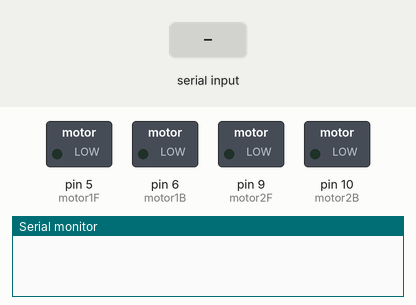
Simulated run of this sketch. Board: Arduino Uno, built with avr-gcc and run on an emulated ATmega328P. On the bench: switched loads named in the sketch (green lamp = pin HIGH), the last lines printed to the serial monitor. Inputs (shaded band) come from the test bench.

Above: at 1.2 s.
1.3 s: "F" received over Serial
At 2.5 s:
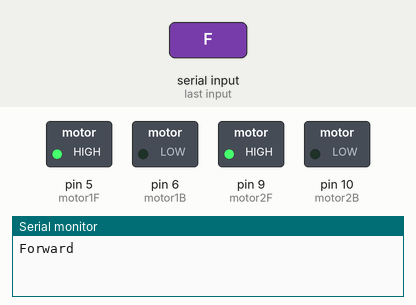
2.9 s: "B" received over Serial
At 3.7 s:
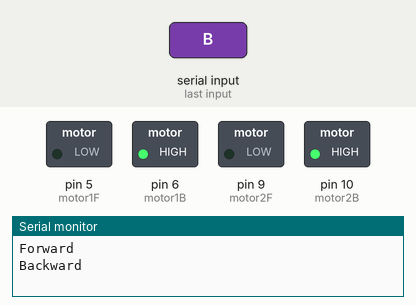
4.5 s: "L" received over Serial
At 4.9 s:
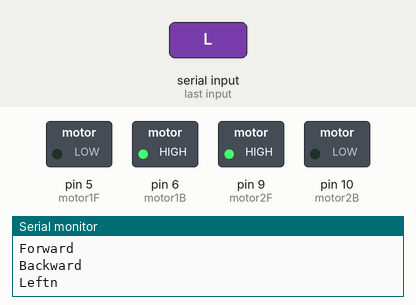
6.0 s: "R" received over Serial
At 7.2 s:
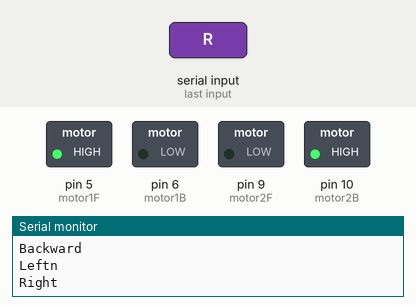
7.5 s: "f" received over Serial
At 8.4 s:
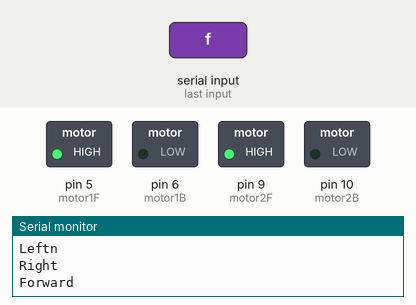
9.0 s: "b" received over Serial
At 9.6 s:
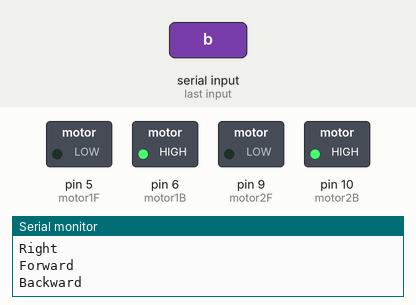
Timing chart, 0 to 11.5 s (numbered marks = the images above; inputs shaded):
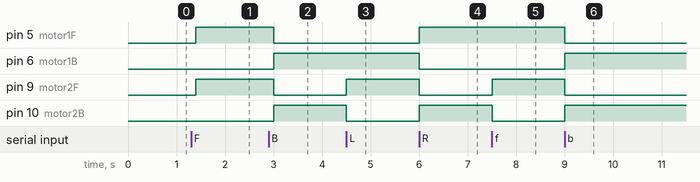

The sketch:

controlPro1st.ino
```cpp
/*Definitions*/
#define motor1F 5
#define motor1B 6
#define motor2F 9
#define motor2B 10
/*End of Definitions*/
/*Functions*/
void Forward(){
 Serial.println("Forward");
digitalWrite(motor1F,HIGH);
digitalWrite(motor1B,LOW);
digitalWrite(motor2F,HIGH);
digitalWrite(motor2B,LOW);
              }

void Backword(){
  Serial.println("Backward");
 digitalWrite(motor1B,HIGH);
digitalWrite(motor1F,LOW);
digitalWrite(motor2B,HIGH);
digitalWrite(motor2F,LOW);
               }

void Right(){
Serial.println("Right");
digitalWrite(motor1F,HIGH);
digitalWrite(motor1B,LOW);
digitalWrite(motor2B,HIGH);
digitalWrite(motor2F,LOW);
            }

void Left(){
Serial.println("Leftn");
digitalWrite(motor1F,LOW);
digitalWrite(motor1B,HIGH);
digitalWrite(motor2F,HIGH);
digitalWrite(motor2B,LOW);
           }
void Stop(){
Serial.println("Stop");
digitalWrite(motor1B,LOW);
digitalWrite(motor1F,LOW);
digitalWrite(motor2B,LOW);
digitalWrite(motor2F,LOW);
           }
/*End of Functions*/
char val = '0';
void setup() {
  // put your setup code here, to run once:
pinMode(motor1F,OUTPUT);
pinMode(motor1B,OUTPUT);
pinMode(motor2F,OUTPUT);
pinMode(motor2B,OUTPUT);
Serial.begin(9600);
}

void loop() {
  // put your main code here, to run repeatedly:
if ( Serial.available() > 0 )
{
  val = Serial.read();
   if (val=='F' || val=='f' )
   { Forward();}
   else if(val=='B' || val=='b')
   {Backword();}
   else if(val=='S' || val=='s')
   {Stop();}
   else if (val=='L' || val=='l')
   {Left();}
   else if (val=='R' || val=='r')
   {Right();}
}
delay(100);
}
```

Measured:
- after the input at 1.3 s, pin 5 (motor1F), pin 9 (motor2F): LOW → HIGH after 0.10 s
- after the input at 2.9 s, pin 5 (motor1F), pin 9 (motor2F): HIGH → LOW after 0.10 s; pin 6 (motor1B), pin 10 (motor2B): LOW → HIGH after 0.10 s
- after the input at 4.5 s, pin 9 (motor2F): LOW → HIGH at once; pin 10 (motor2B): HIGH → LOW at once
- after the input at 6.0 s, pin 5 (motor1F), pin 10 (motor2B): LOW → HIGH at once; pin 6 (motor1B), pin 9 (motor2F): HIGH → LOW at once
- after the input at 7.5 s, pin 9 (motor2F): LOW → HIGH at once; pin 10 (motor2B): HIGH → LOW at once
- after the input at 9.0 s, pin 5 (motor1F), pin 9 (motor2F): HIGH → LOW at once; pin 6 (motor1B), pin 10 (motor2B): LOW → HIGH at once
